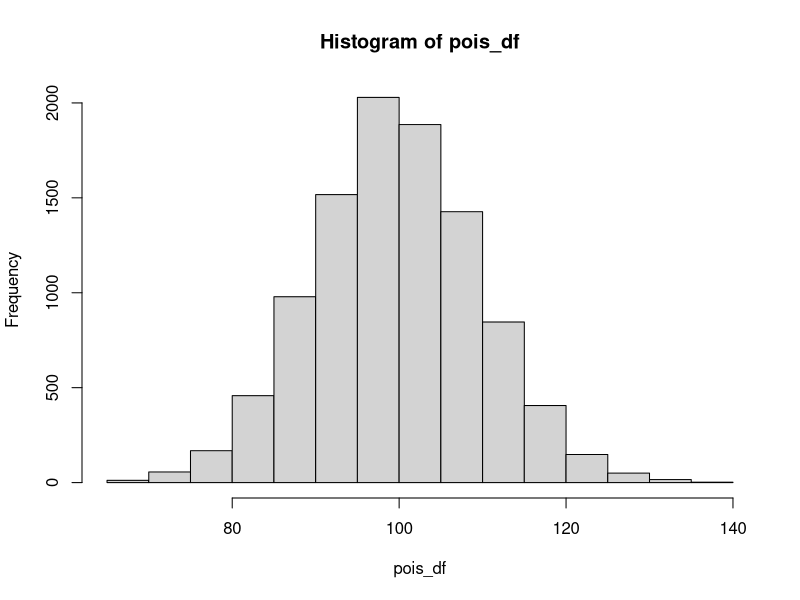
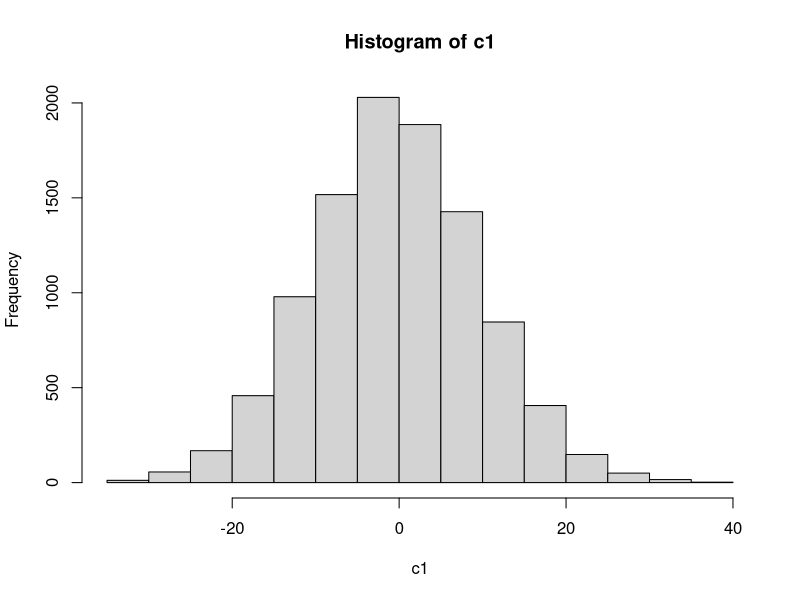

R code for these plots, in order:
# ◧ A gente já sabe que o R nada de braçada em cálculos, análises e gráficos, certo? Então, vamos começar a aprender como fazer nossos cálculos no R.
# 
# ◧ Primeira coisa a dizer é que o R faz todos os cálculos mais "simples": somar, subtrair, multiplicar... E também os cálculos mais
# "estatísticos": média, mediana, variância... Mas também faz muito mais coisa!!!
#   
#   ◧ Como este é um curso de R básico, vamos focar nas funções mais simples, ok? Porém já introduzindo alguns usos práticos que podemos fazer com elas.
# 
# 📘 Os materiais desta atividade são um vídeo e o código de aula, disponível no github: https://github.com/hugoavmedeiros/cd_com_r/blob/master/scripts/programacao/calculando.R.
# 
# 💎 Compartilhe com a gente um código criado por você com a centralização de alguma base de dados (nativa, externa ou criada por você 🙂) Lembre-se de compartilhar um link do github!


### Gerando uma distribuição de poisson composta por 10.000 elementos com a função rpois
pois_df <- rpois(10000,100)
# visualizando a distribuição
pois_df

length(pois_df) # quantidade de registgros

#### Centralizando nossa distribuição subtraindo a média.
c1 <- pois_df - mean(pois_df)

### Podemos perceber uma concentração um pouco discreta dos dados após o processo.
hist(pois_df)
hist(c1)

